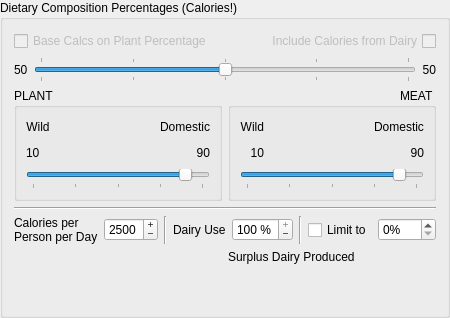
        <widget class="QGroupBox" name="diet_comp_box">
         <property name="sizePolicy">
          <sizepolicy hsizetype="Expanding" vsizetype="Fixed">
           <horstretch>0</horstretch>
           <verstretch>0</verstretch>
          </sizepolicy>
         </property>
         <property name="title">
          <string>Dietary Composition Percentages (Calories!)</string>
         </property>
         <layout class="QGridLayout">
          <item row="0" column="0" colspan="2">
           <layout class="QHBoxLayout">
            <item>
             <widget class="QCheckBox" name="cboxBaseOnPlants">
              <property name="enabled">
               <bool>false</bool>
              </property>
              <property name="text">
               <string>Base Calcs on Plant Percentage</string>
              </property>
             </widget>
            </item>
            <item>
             <spacer>
              <property name="orientation">
               <enum>Qt::Horizontal</enum>
              </property>
              <property name="sizeHint" stdset="0">
               <size>
                <width>40</width>
                <height>20</height>
               </size>
              </property>
             </spacer>
            </item>
            <item>
             <widget class="QCheckBox" name="cboxIncludeDairy">
              <property name="enabled">
               <bool>false</bool>
              </property>
              <property name="layoutDirection">
               <enum>Qt::RightToLeft</enum>
              </property>
              <property name="text">
               <string>Include Calories from Dairy</string>
              </property>
             </widget>
            </item>
           </layout>
          </item>
          <item row="1" column="0" colspan="2">
           <layout class="QHBoxLayout">
            <item>
             <widget class="QLabel" name="labelCropPercent">
              <property name="toolTip">
               <string>&lt;html&gt;&lt;head&gt;&lt;meta name=&quot;qrichtext&quot; content=&quot;1&quot; /&gt;&lt;style type=&quot;text/css&quot;&gt;
p, li { white-space: pre-wrap; }
&lt;/style&gt;&lt;head&gt;&lt;body style=&quot; font-family:'Sans Serif'; font-size:9pt; font-weight:400; font-style:normal; text-decoration:none;&quot;&gt;
&lt;p style=&quot; margin-top:0px; margin-bottom:0px; margin-left:0px; margin-right:0px; -qt-block-indent:0; text-indent:0px;&quot;&gt;The percentage of calories of the populations diet that is supplied by food that comes from plants.&lt;/p&gt;&lt;/body&gt;&lt;/html&gt;</string>
              </property>
              <property name="text">
               <string>50</string>
              </property>
             </widget>
            </item>
            <item>
             <widget class="QSlider" name="sliderDiet">
              <property name="toolTip">
               <string>&lt;html&gt;&lt;head&gt;&lt;meta name=&quot;qrichtext&quot; content=&quot;1&quot; /&gt;&lt;style type=&quot;text/css&quot;&gt;
p, li { white-space: pre-wrap; }
&lt;/style&gt;&lt;head&gt;&lt;body style=&quot; font-family:'Sans Serif'; font-size:9pt; font-weight:400; font-style:normal; text-decoration:none;&quot;&gt;
&lt;p style=&quot; margin-top:0px; margin-bottom:0px; margin-left:0px; margin-right:0px; -qt-block-indent:0; text-indent:0px;&quot;&gt;Adjust this slider to set the ratio of Plant:Meat plants in the diet (calories)&lt;/p&gt;&lt;/body&gt;&lt;/html&gt;</string>
              </property>
              <property name="whatsThis">
               <string>&lt;html&gt;&lt;head&gt;&lt;meta name=&quot;qrichtext&quot; content=&quot;1&quot; /&gt;&lt;style type=&quot;text/css&quot;&gt;
p, li { white-space: pre-wrap; }
&lt;/style&gt;&lt;head&gt;&lt;body style=&quot; font-family:'Sans Serif'; font-size:9pt; font-weight:400; font-style:normal; text-decoration:none;&quot;&gt;
&lt;p style=&quot; margin-top:0px; margin-bottom:0px; margin-left:0px; margin-right:0px; -qt-block-indent:0; text-indent:0px;&quot;&gt;Set the overall division in the diet as a ratio between calories provided by &lt;span style=&quot; font-weight:600; color:#0000ff;&quot;&gt;Plants&lt;/span&gt; and calories provided by &lt;span style=&quot; font-weight:600; color:#0000ff;&quot;&gt;Meat&lt;/span&gt; with the top slider. You can either click and drag with the mouse, or use the mouse wheel. As you slide it, you will see that the percentages for both are automatically adjusted. This setting includes food from both wild and tame sources.&lt;/p&gt;
&lt;p style=&quot;-qt-paragraph-type:empty; margin-top:0px; margin-bottom:0px; margin-left:0px; margin-right:0px; -qt-block-indent:0; text-indent:0px;&quot;&gt;&lt;/p&gt;
&lt;p style=&quot; margin-top:0px; margin-bottom:0px; margin-left:0px; margin-right:0px; -qt-block-indent:0; text-indent:0px;&quot;&gt;The Plant to Meat Ratio is the primary distinction you must make when defining the settlements diet. This setting relies on the assumption that all food comes from either plants or animals, regardless of whether or not it is tame or wild. &lt;span style=&quot; font-weight:600; color:#0000ff;&quot;&gt;Note that this setting is based on calories&lt;/span&gt;&lt;/p&gt;&lt;/body&gt;&lt;/html&gt;</string>
              </property>
              <property name="maximum">
               <number>100</number>
              </property>
              <property name="singleStep">
               <number>1</number>
              </property>
              <property name="pageStep">
               <number>1</number>
              </property>
              <property name="value">
               <number>50</number>
              </property>
              <property name="sliderPosition">
               <number>50</number>
              </property>
              <property name="orientation">
               <enum>Qt::Horizontal</enum>
              </property>
              <property name="tickPosition">
               <enum>QSlider::TicksBothSides</enum>
              </property>
              <property name="tickInterval">
               <number>25</number>
              </property>
             </widget>
            </item>
            <item>
             <widget class="QLabel" name="labelMeatPercent">
              <property name="toolTip">
               <string>&lt;html&gt;&lt;head&gt;&lt;meta name=&quot;qrichtext&quot; content=&quot;1&quot; /&gt;&lt;style type=&quot;text/css&quot;&gt;
p, li { white-space: pre-wrap; }
&lt;/style&gt;&lt;head&gt;&lt;body style=&quot; font-family:'Sans Serif'; font-size:9pt; font-weight:400; font-style:normal; text-decoration:none;&quot;&gt;
&lt;p style=&quot; margin-top:0px; margin-bottom:0px; margin-left:0px; margin-right:0px; -qt-block-indent:0; text-indent:0px;&quot;&gt;The percentage of calories of the populations diet that is supplied by food that comes from animals.&lt;/p&gt;&lt;/body&gt;&lt;/html&gt;</string>
              </property>
              <property name="text">
               <string>50</string>
              </property>
              <property name="alignment">
               <set>Qt::AlignRight|Qt::AlignTrailing|Qt::AlignVCenter</set>
              </property>
             </widget>
            </item>
           </layout>
          </item>
          <item row="2" column="0">
           <widget class="QGroupBox" name="groupplantpercent">
            <property name="title">
             <string>PLANT</string>
            </property>
            <layout class="QGridLayout">
             <item row="1" column="1">
              <spacer>
               <property name="orientation">
                <enum>Qt::Horizontal</enum>
               </property>
               <property name="sizeHint" stdset="0">
                <size>
                 <width>40</width>
                 <height>20</height>
                </size>
               </property>
              </spacer>
             </item>
             <item row="1" column="2">
              <widget class="QLabel" name="labelCropTamePercent">
               <property name="toolTip">
                <string>&lt;html&gt;&lt;head&gt;&lt;meta name=&quot;qrichtext&quot; content=&quot;1&quot; /&gt;&lt;style type=&quot;text/css&quot;&gt;
p, li { white-space: pre-wrap; }
&lt;/style&gt;&lt;head&gt;&lt;body style=&quot; font-family:'Sans Serif'; font-size:9pt; font-weight:400; font-style:normal; text-decoration:none;&quot;&gt;
&lt;p style=&quot; margin-top:0px; margin-bottom:0px; margin-left:0px; margin-right:0px; -qt-block-indent:0; text-indent:0px;&quot;&gt;The percentage of calories of the population's &lt;span style=&quot; font-style:italic; text-decoration: underline;&quot;&gt;plant&lt;/span&gt; portion of the diet that is supplied by domesticated plants (crops).&lt;/p&gt;&lt;/body&gt;&lt;/html&gt;</string>
               </property>
               <property name="text">
                <string>90</string>
               </property>
               <property name="alignment">
                <set>Qt::AlignRight|Qt::AlignTrailing|Qt::AlignVCenter</set>
               </property>
              </widget>
             </item>
             <item row="2" column="0" colspan="3">
              <widget class="QSlider" name="sliderCrop">
               <property name="toolTip">
                <string>&lt;html&gt;&lt;head&gt;&lt;meta name=&quot;qrichtext&quot; content=&quot;1&quot; /&gt;&lt;style type=&quot;text/css&quot;&gt;
p, li { white-space: pre-wrap; }
&lt;/style&gt;&lt;head&gt;&lt;body style=&quot; font-family:'Sans Serif'; font-size:9pt; font-weight:400; font-style:normal; text-decoration:none;&quot;&gt;
&lt;p style=&quot; margin-top:0px; margin-bottom:0px; margin-left:0px; margin-right:0px; -qt-block-indent:0; text-indent:0px;&quot;&gt;Adjust this slider to set the ratio of Wild:Tame plants in the plant portion of the diet (calories)&lt;/p&gt;&lt;/body&gt;&lt;/html&gt;</string>
               </property>
               <property name="whatsThis">
                <string>&lt;html&gt;&lt;head&gt;&lt;meta name=&quot;qrichtext&quot; content=&quot;1&quot; /&gt;&lt;style type=&quot;text/css&quot;&gt;
p, li { white-space: pre-wrap; }
&lt;/style&gt;&lt;head&gt;&lt;body style=&quot; font-family:'Sans Serif'; font-size:9pt; font-weight:400; font-style:normal; text-decoration:none;&quot;&gt;
&lt;p style=&quot; margin-top:0px; margin-bottom:0px; margin-left:0px; margin-right:0px; -qt-block-indent:0; text-indent:0px;&quot;&gt;The Wild to Tame Ratio is the distinction you must make when defining the settlements plant or meat portion of the diet. This setting relies on the assumption that all of their food comes from either wild sources or tame sources. To adjust, simply move the slider left or right, or spin your mouse wheel. &lt;span style=&quot; font-weight:600;&quot;&gt;Note that this setting is based on calories&lt;/span&gt;&lt;/p&gt;&lt;/body&gt;&lt;/html&gt;</string>
               </property>
               <property name="maximum">
                <number>100</number>
               </property>
               <property name="singleStep">
                <number>1</number>
               </property>
               <property name="pageStep">
                <number>1</number>
               </property>
               <property name="value">
                <number>90</number>
               </property>
               <property name="sliderPosition">
                <number>90</number>
               </property>
               <property name="orientation">
                <enum>Qt::Horizontal</enum>
               </property>
               <property name="tickPosition">
                <enum>QSlider::TicksBelow</enum>
               </property>
               <property name="tickInterval">
                <number>25</number>
               </property>
              </widget>
             </item>
             <item row="1" column="0">
              <widget class="QLabel" name="labelCropWildPercent">
               <property name="toolTip">
                <string>&lt;html&gt;&lt;head&gt;&lt;meta name=&quot;qrichtext&quot; content=&quot;1&quot; /&gt;&lt;style type=&quot;text/css&quot;&gt;
p, li { white-space: pre-wrap; }
&lt;/style&gt;&lt;head&gt;&lt;body style=&quot; font-family:'Sans Serif'; font-size:9pt; font-weight:400; font-style:normal; text-decoration:none;&quot;&gt;
&lt;p style=&quot; margin-top:0px; margin-bottom:0px; margin-left:0px; margin-right:0px; -qt-block-indent:0; text-indent:0px;&quot;&gt;The percentage of calories of the population's &lt;span style=&quot; font-style:italic; text-decoration: underline;&quot;&gt;plant&lt;/span&gt; portion of the diet that is supplied by non-domesticated plants.&lt;/p&gt;&lt;/body&gt;&lt;/html&gt;</string>
               </property>
               <property name="text">
                <string>10</string>
               </property>
               <property name="alignment">
                <set>Qt::AlignLeading|Qt::AlignLeft|Qt::AlignVCenter</set>
               </property>
              </widget>
             </item>
             <item row="0" column="0">
              <widget class="QLabel" name="label_9">
               <property name="text">
                <string>Wild</string>
               </property>
               <property name="alignment">
                <set>Qt::AlignCenter</set>
               </property>
              </widget>
             </item>
             <item row="0" column="2">
              <widget class="QLabel" name="label_11">
               <property name="text">
                <string>Domestic</string>
               </property>
               <property name="alignment">
                <set>Qt::AlignRight|Qt::AlignTrailing|Qt::AlignVCenter</set>
               </property>
              </widget>
             </item>
             <item row="0" column="1">
              <spacer>
               <property name="orientation">
                <enum>Qt::Horizontal</enum>
               </property>
               <property name="sizeHint" stdset="0">
                <size>
                 <width>40</width>
                 <height>20</height>
                </size>
               </property>
              </spacer>
             </item>
            </layout>
           </widget>
          </item>
          <item row="2" column="1">
           <widget class="QGroupBox" name="groupmeatpercent">
            <property name="layoutDirection">
             <enum>Qt::RightToLeft</enum>
            </property>
            <property name="title">
             <string>MEAT</string>
            </property>
            <layout class="QGridLayout">
             <item row="1" column="1">
              <spacer>
               <property name="orientation">
                <enum>Qt::Horizontal</enum>
               </property>
               <property name="sizeHint" stdset="0">
                <size>
                 <width>40</width>
                 <height>20</height>
                </size>
               </property>
              </spacer>
             </item>
             <item row="0" column="1">
              <spacer>
               <property name="orientation">
                <enum>Qt::Horizontal</enum>
               </property>
               <property name="sizeHint" stdset="0">
                <size>
                 <width>40</width>
                 <height>20</height>
                </size>
               </property>
              </spacer>
             </item>
             <item row="0" column="0">
              <widget class="QLabel" name="label_14">
               <property name="text">
                <string>Domestic</string>
               </property>
               <property name="alignment">
                <set>Qt::AlignCenter</set>
               </property>
              </widget>
             </item>
             <item row="1" column="2">
              <widget class="QLabel" name="labelMeatWildPercent">
               <property name="toolTip">
                <string>&lt;html&gt;&lt;head&gt;&lt;meta name=&quot;qrichtext&quot; content=&quot;1&quot; /&gt;&lt;style type=&quot;text/css&quot;&gt;
p, li { white-space: pre-wrap; }
&lt;/style&gt;&lt;head&gt;&lt;body style=&quot; font-family:'Sans Serif'; font-size:9pt; font-weight:400; font-style:normal; text-decoration:none;&quot;&gt;
&lt;p style=&quot; margin-top:0px; margin-bottom:0px; margin-left:0px; margin-right:0px; -qt-block-indent:0; text-indent:0px;&quot;&gt;The percentage of calories of the population's &lt;span style=&quot; font-style:italic; text-decoration: underline;&quot;&gt;meat&lt;/span&gt; portion of the diet that is supplied by non-domesticated animals.  (Hunting, fishing, scavenging, etc.)&lt;/p&gt;&lt;/body&gt;&lt;/html&gt;</string>
               </property>
               <property name="text">
                <string>10</string>
               </property>
               <property name="alignment">
                <set>Qt::AlignRight|Qt::AlignTrailing|Qt::AlignVCenter</set>
               </property>
              </widget>
             </item>
             <item row="0" column="2">
              <widget class="QLabel" name="label_13">
               <property name="text">
                <string>Wild</string>
               </property>
               <property name="alignment">
                <set>Qt::AlignRight|Qt::AlignTrailing|Qt::AlignVCenter</set>
               </property>
              </widget>
             </item>
             <item row="1" column="0">
              <widget class="QLabel" name="labelMeatTamePercent">
               <property name="toolTip">
                <string>&lt;html&gt;&lt;head&gt;&lt;meta name=&quot;qrichtext&quot; content=&quot;1&quot; /&gt;&lt;style type=&quot;text/css&quot;&gt;
p, li { white-space: pre-wrap; }
&lt;/style&gt;&lt;head&gt;&lt;body style=&quot; font-family:'Sans Serif'; font-size:9pt; font-weight:400; font-style:normal; text-decoration:none;&quot;&gt;
&lt;p style=&quot; margin-top:0px; margin-bottom:0px; margin-left:0px; margin-right:0px; -qt-block-indent:0; text-indent:0px;&quot;&gt;The percentage of calories of the population's &lt;span style=&quot; font-style:italic; text-decoration: underline;&quot;&gt;meat&lt;/span&gt; portion of the diet that is supplied by domesticated animals.&lt;/p&gt;&lt;/body&gt;&lt;/html&gt;</string>
               </property>
               <property name="layoutDirection">
                <enum>Qt::LeftToRight</enum>
               </property>
               <property name="text">
                <string>90</string>
               </property>
               <property name="alignment">
                <set>Qt::AlignRight|Qt::AlignTrailing|Qt::AlignVCenter</set>
               </property>
              </widget>
             </item>
             <item row="2" column="0" colspan="3">
              <widget class="QSlider" name="sliderMeat">
               <property name="toolTip">
                <string>&lt;html&gt;&lt;head&gt;&lt;meta name=&quot;qrichtext&quot; content=&quot;1&quot; /&gt;&lt;style type=&quot;text/css&quot;&gt;
p, li { white-space: pre-wrap; }
&lt;/style&gt;&lt;head&gt;&lt;body style=&quot; font-family:'Sans Serif'; font-size:9pt; font-weight:400; font-style:normal; text-decoration:none;&quot;&gt;
&lt;p style=&quot; margin-top:0px; margin-bottom:0px; margin-left:0px; margin-right:0px; -qt-block-indent:0; text-indent:0px;&quot;&gt;Adjust this slider to set the ratio of Wild:Tame animals in the meat portion of the diet (calories)&lt;/p&gt;&lt;/body&gt;&lt;/html&gt;</string>
               </property>
               <property name="whatsThis">
                <string>&lt;html&gt;&lt;head&gt;&lt;meta name=&quot;qrichtext&quot; content=&quot;1&quot; /&gt;&lt;style type=&quot;text/css&quot;&gt;
p, li { white-space: pre-wrap; }
&lt;/style&gt;&lt;head&gt;&lt;body style=&quot; font-family:'Sans Serif'; font-size:9pt; font-weight:400; font-style:normal; text-decoration:none;&quot;&gt;
&lt;p style=&quot; margin-top:0px; margin-bottom:0px; margin-left:0px; margin-right:0px; -qt-block-indent:0; text-indent:0px;&quot;&gt;The Wild to Tame Ratio is the distinction you must make when defining the settlements plant or meat portion of the diet. This setting relies on the assumption that all of their food comes from either wild sources or tame sources. To adjust, simply move the slider left or right, or spin your mouse wheel. &lt;span style=&quot; font-weight:600;&quot;&gt;Note that this setting is based on calories&lt;/span&gt;&lt;/p&gt;&lt;/body&gt;&lt;/html&gt;</string>
               </property>
               <property name="layoutDirection">
                <enum>Qt::LeftToRight</enum>
               </property>
               <property name="maximum">
                <number>100</number>
               </property>
               <property name="singleStep">
                <number>1</number>
               </property>
               <property name="pageStep">
                <number>1</number>
               </property>
               <property name="value">
                <number>90</number>
               </property>
               <property name="sliderPosition">
                <number>90</number>
               </property>
               <property name="orientation">
                <enum>Qt::Horizontal</enum>
               </property>
               <property name="tickPosition">
                <enum>QSlider::TicksBelow</enum>
               </property>
               <property name="tickInterval">
                <number>25</number>
               </property>
              </widget>
             </item>
            </layout>
           </widget>
          </item>
          <item row="3" column="0" colspan="2">
           <widget class="Line" name="line">
            <property name="orientation">
             <enum>Qt::Horizontal</enum>
            </property>
           </widget>
          </item>
          <item row="4" column="0" colspan="2">
           <layout class="QHBoxLayout">
            <item>
             <layout class="QHBoxLayout">
              <item>
               <widget class="QLabel" name="label6">
                <property name="toolTip">
                 <string>&lt;html&gt;&lt;head&gt;&lt;meta name=&quot;qrichtext&quot; content=&quot;1&quot; /&gt;&lt;style type=&quot;text/css&quot;&gt;
p, li { white-space: pre-wrap; }
&lt;/style&gt;&lt;head&gt;&lt;body style=&quot; font-family:'Sans Serif'; font-size:9pt; font-weight:400; font-style:normal; text-decoration:none;&quot;&gt;
&lt;p style=&quot; margin-top:0px; margin-bottom:0px; margin-left:0px; margin-right:0px; -qt-block-indent:0; text-indent:0px;&quot;&gt;Average requirements for each individual&lt;/p&gt;&lt;/body&gt;&lt;/html&gt;</string>
                </property>
                <property name="whatsThis">
                 <string>&lt;html&gt;&lt;head&gt;&lt;meta name=&quot;qrichtext&quot; content=&quot;1&quot; /&gt;&lt;style type=&quot;text/css&quot;&gt;
p, li { white-space: pre-wrap; }
&lt;/style&gt;&lt;head&gt;&lt;body style=&quot; font-family:'Sans Serif'; font-size:9pt; font-weight:400; font-style:normal; text-decoration:none;&quot;&gt;
&lt;p style=&quot; margin-top:0px; margin-bottom:0px; margin-left:0px; margin-right:0px; -qt-block-indent:0; text-indent:0px;&quot;&gt;This figure is an average only.  In the future, I hope to be able to implement a feature whereby the human population is modelled, and account for different requirements of men, adult women, pregnant women, lactating women, and children.&lt;/p&gt;&lt;/body&gt;&lt;/html&gt;</string>
                </property>
                <property name="text">
                 <string>Calories per
Person per Day</string>
                </property>
                <property name="wordWrap">
                 <bool>false</bool>
                </property>
               </widget>
              </item>
              <item>
               <widget class="QSpinBox" name="sbDailyCalories">
                <property name="toolTip">
                 <string>&lt;html&gt;&lt;head&gt;&lt;meta name=&quot;qrichtext&quot; content=&quot;1&quot; /&gt;&lt;style type=&quot;text/css&quot;&gt;
p, li { white-space: pre-wrap; }
&lt;/style&gt;&lt;head&gt;&lt;body style=&quot; font-family:'Sans Serif'; font-size:9pt; font-weight:400; font-style:normal; text-decoration:none;&quot;&gt;
&lt;p style=&quot; margin-top:0px; margin-bottom:0px; margin-left:0px; margin-right:0px; -qt-block-indent:0; text-indent:0px;&quot;&gt;Set the average number of calories per day required per person&lt;/p&gt;&lt;/body&gt;&lt;/html&gt;</string>
                </property>
                <property name="whatsThis">
                 <string>&lt;html&gt;&lt;head&gt;&lt;meta name=&quot;qrichtext&quot; content=&quot;1&quot; /&gt;&lt;style type=&quot;text/css&quot;&gt;
p, li { white-space: pre-wrap; }
&lt;/style&gt;&lt;head&gt;&lt;body style=&quot; font-family:'Sans Serif'; font-size:9pt; font-weight:400; font-style:normal; text-decoration:none;&quot;&gt;
&lt;p style=&quot; margin-top:0px; margin-bottom:0px; margin-left:0px; margin-right:0px; -qt-block-indent:0; text-indent:0px;&quot;&gt;In future versions of Landuse Analyst, the demographics of the human population will be modelled, but currently the user has to supply one figure for an average number of calories required by a single person on a daily basis.&lt;/p&gt;&lt;/body&gt;&lt;/html&gt;</string>
                </property>
                <property name="buttonSymbols">
                 <enum>QAbstractSpinBox::PlusMinus</enum>
                </property>
                <property name="minimum">
                 <number>1</number>
                </property>
                <property name="maximum">
                 <number>5000</number>
                </property>
                <property name="singleStep">
                 <number>1</number>
                </property>
                <property name="value">
                 <number>2500</number>
                </property>
               </widget>
              </item>
             </layout>
            </item>
            <item>
             <widget class="Line" name="line_2">
              <property name="orientation">
               <enum>Qt::Vertical</enum>
              </property>
             </widget>
            </item>
            <item>
             <layout class="QHBoxLayout">
              <item>
               <widget class="QLabel" name="label6_2">
                <property name="toolTip">
                 <string>&lt;html&gt;&lt;head&gt;&lt;meta name=&quot;qrichtext&quot; content=&quot;1&quot; /&gt;&lt;style type=&quot;text/css&quot;&gt;
p, li { white-space: pre-wrap; }
&lt;/style&gt;&lt;head&gt;&lt;body style=&quot; font-family:'Sans Serif'; font-size:9pt; font-weight:400; font-style:normal; text-decoration:none;&quot;&gt;
&lt;p style=&quot; margin-top:0px; margin-bottom:0px; margin-left:0px; margin-right:0px; -qt-block-indent:0; text-indent:0px;&quot;&gt;Average requirements for each individual&lt;/p&gt;&lt;/body&gt;&lt;/html&gt;</string>
                </property>
                <property name="whatsThis">
                 <string>&lt;html&gt;&lt;head&gt;&lt;meta name=&quot;qrichtext&quot; content=&quot;1&quot; /&gt;&lt;style type=&quot;text/css&quot;&gt;
p, li { white-space: pre-wrap; }
&lt;/style&gt;&lt;head&gt;&lt;body style=&quot; font-family:'Sans Serif'; font-size:9pt; font-weight:400; font-style:normal; text-decoration:none;&quot;&gt;
&lt;p style=&quot; margin-top:0px; margin-bottom:0px; margin-left:0px; margin-right:0px; -qt-block-indent:0; text-indent:0px;&quot;&gt;This figure is an average only.  In the future, I hope to be able to implement a feature whereby the human population is modelled, and account for different requirements of men, adult women, pregnant women, lactating women, and children.&lt;/p&gt;&lt;/body&gt;&lt;/html&gt;</string>
                </property>
                <property name="text">
                 <string>Dairy Use</string>
                </property>
                <property name="wordWrap">
                 <bool>false</bool>
                </property>
               </widget>
              </item>
              <item>
               <widget class="QSpinBox" name="sbDairyUtilisation">
                <property name="sizePolicy">
                 <sizepolicy hsizetype="Minimum" vsizetype="Fixed">
                  <horstretch>0</horstretch>
                  <verstretch>0</verstretch>
                 </sizepolicy>
                </property>
                <property name="toolTip">
                 <string>&lt;html&gt;&lt;head&gt;&lt;meta name=&quot;qrichtext&quot; content=&quot;1&quot; /&gt;&lt;style type=&quot;text/css&quot;&gt;
p, li { white-space: pre-wrap; }
&lt;/style&gt;&lt;head&gt;&lt;body style=&quot; font-family:'Sans Serif'; font-size:9pt; font-weight:400; font-style:normal; text-decoration:none;&quot;&gt;
&lt;p style=&quot; margin-top:0px; margin-bottom:0px; margin-left:0px; margin-right:0px; -qt-block-indent:0; text-indent:0px;&quot;&gt;Set the average number of calories per day required per person&lt;/p&gt;&lt;/body&gt;&lt;/html&gt;</string>
                </property>
                <property name="whatsThis">
                 <string>&lt;html&gt;&lt;head&gt;&lt;meta name=&quot;qrichtext&quot; content=&quot;1&quot; /&gt;&lt;style type=&quot;text/css&quot;&gt;
p, li { white-space: pre-wrap; }
&lt;/style&gt;&lt;head&gt;&lt;body style=&quot; font-family:'Sans Serif'; font-size:9pt; font-weight:400; font-style:normal; text-decoration:none;&quot;&gt;
&lt;p style=&quot; margin-top:0px; margin-bottom:0px; margin-left:0px; margin-right:0px; -qt-block-indent:0; text-indent:0px;&quot;&gt;In future versions of Landuse Analyst, the demographics of the human population will be modelled, but currently the user has to supply one figure for an average number of calories required by a single person on a daily basis.&lt;/p&gt;&lt;/body&gt;&lt;/html&gt;</string>
                </property>
                <property name="buttonSymbols">
                 <enum>QAbstractSpinBox::PlusMinus</enum>
                </property>
                <property name="suffix">
                 <string> %</string>
                </property>
                <property name="maximum">
                 <number>100</number>
                </property>
                <property name="singleStep">
                 <number>1</number>
                </property>
                <property name="value">
                 <number>100</number>
                </property>
               </widget>
              </item>
              <item>
               <widget class="Line" name="line_8">
                <property name="orientation">
                 <enum>Qt::Vertical</enum>
                </property>
               </widget>
              </item>
              <item>
               <widget class="QCheckBox" name="cboxLimitDairy">
                <property name="text">
                 <string>Limit to</string>
                </property>
               </widget>
              </item>
              <item>
               <widget class="QSpinBox" name="sbLimitDairyPercent">
                <property name="toolTip">
                 <string>If selected, dairy products cannot contribute more than this percentage towards the overall diet.  If this level is achieved, surplus will be reported</string>
                </property>
                <property name="suffix">
                 <string>%</string>
                </property>
                <property name="maximum">
                 <number>100</number>
                </property>
               </widget>
              </item>
             </layout>
            </item>
           </layout>
          </item>
          <item row="6" column="1">
           <spacer>
            <property name="orientation">
             <enum>Qt::Vertical</enum>
            </property>
            <property name="sizeHint" stdset="0">
             <size>
              <width>20</width>
              <height>40</height>
             </size>
            </property>
           </spacer>
          </item>
          <item row="5" column="1">
           <widget class="QLabel" name="labelDairySurplus">
            <property name="text">
             <string>Surplus Dairy Produced</string>
            </property>
           </widget>
          </item>
         </layout>
        </widget>
